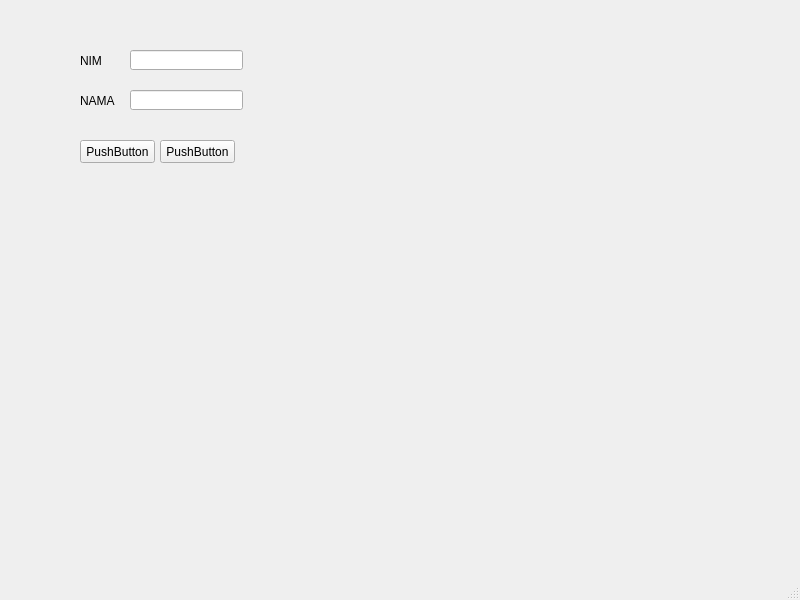
<?xml version="1.0" encoding="UTF-8"?>
<ui version="4.0">
 <class>MainWindow</class>
 <widget class="QMainWindow" name="MainWindow">
  <property name="geometry">
   <rect>
    <x>0</x>
    <y>0</y>
    <width>800</width>
    <height>600</height>
   </rect>
  </property>
  <property name="windowTitle">
   <string>MainWindow</string>
  </property>
  <widget class="QWidget" name="centralwidget">
   <widget class="QLabel" name="label">
    <property name="geometry">
     <rect>
      <x>80</x>
      <y>50</y>
      <width>51</width>
      <height>21</height>
     </rect>
    </property>
    <property name="text">
     <string>NIM</string>
    </property>
   </widget>
   <widget class="QLabel" name="label_2">
    <property name="geometry">
     <rect>
      <x>80</x>
      <y>90</y>
      <width>51</width>
      <height>21</height>
     </rect>
    </property>
    <property name="text">
     <string>NAMA</string>
    </property>
   </widget>
   <widget class="QLineEdit" name="lineEdit">
    <property name="geometry">
     <rect>
      <x>130</x>
      <y>50</y>
      <width>113</width>
      <height>20</height>
     </rect>
    </property>
   </widget>
   <widget class="QLineEdit" name="lineEdit_2">
    <property name="geometry">
     <rect>
      <x>130</x>
      <y>90</y>
      <width>113</width>
      <height>20</height>
     </rect>
    </property>
   </widget>
   <widget class="QPushButton" name="pushButton">
    <property name="geometry">
     <rect>
      <x>80</x>
      <y>140</y>
      <width>75</width>
      <height>23</height>
     </rect>
    </property>
    <property name="text">
     <string>PushButton</string>
    </property>
   </widget>
   <widget class="QPushButton" name="pushButton_2">
    <property name="geometry">
     <rect>
      <x>160</x>
      <y>140</y>
      <width>75</width>
      <height>23</height>
     </rect>
    </property>
    <property name="text">
     <string>PushButton</string>
    </property>
   </widget>
  </widget>
  <widget class="QMenuBar" name="menubar">
   <property name="geometry">
    <rect>
     <x>0</x>
     <y>0</y>
     <width>800</width>
     <height>21</height>
    </rect>
   </property>
  </widget>
  <widget class="QStatusBar" name="statusbar"/>
 </widget>
 <resources/>
 <connections/>
</ui>
